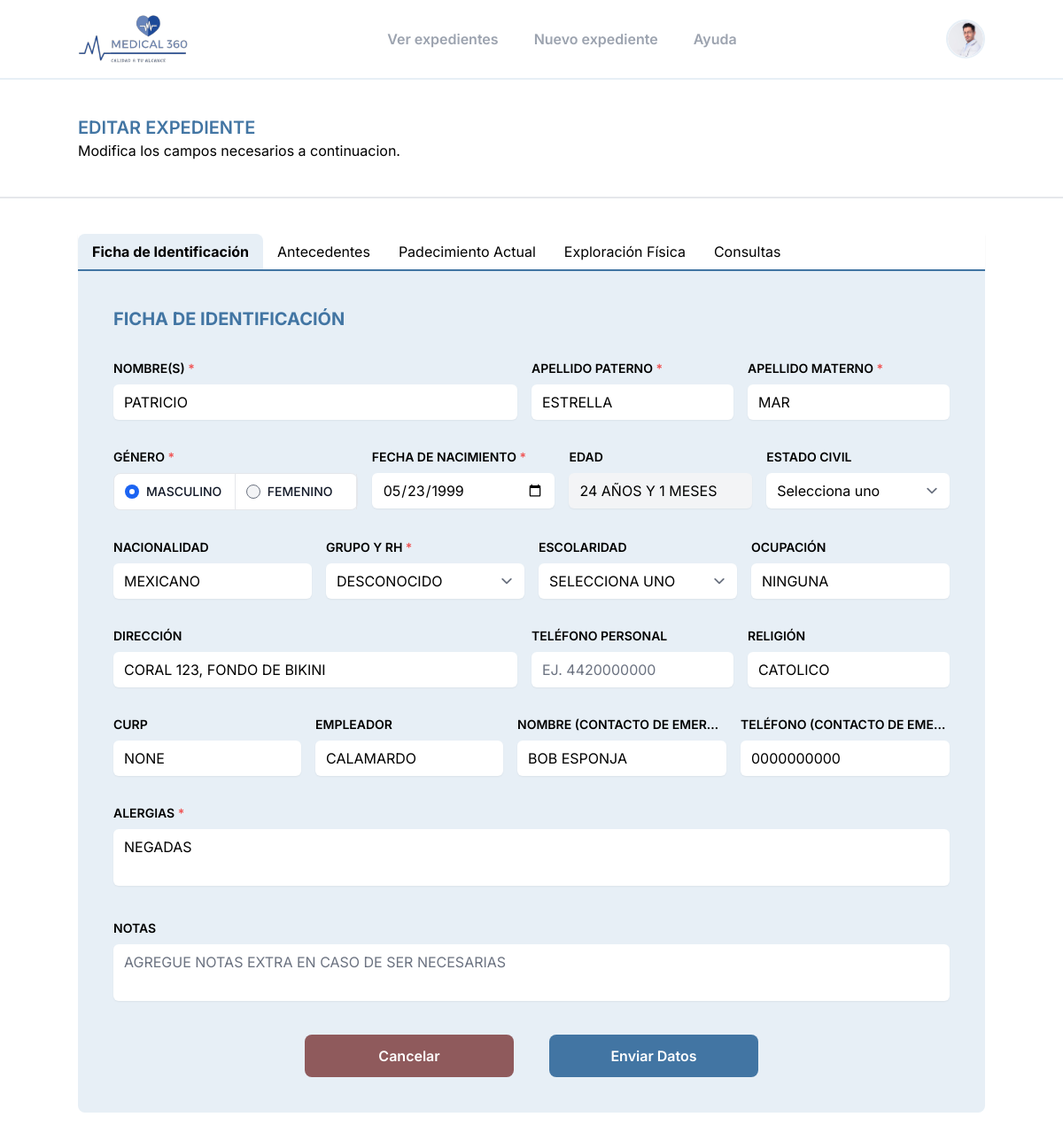
/update-file/1/ficha/ (signed in), run on an earlier commit of the app's database.
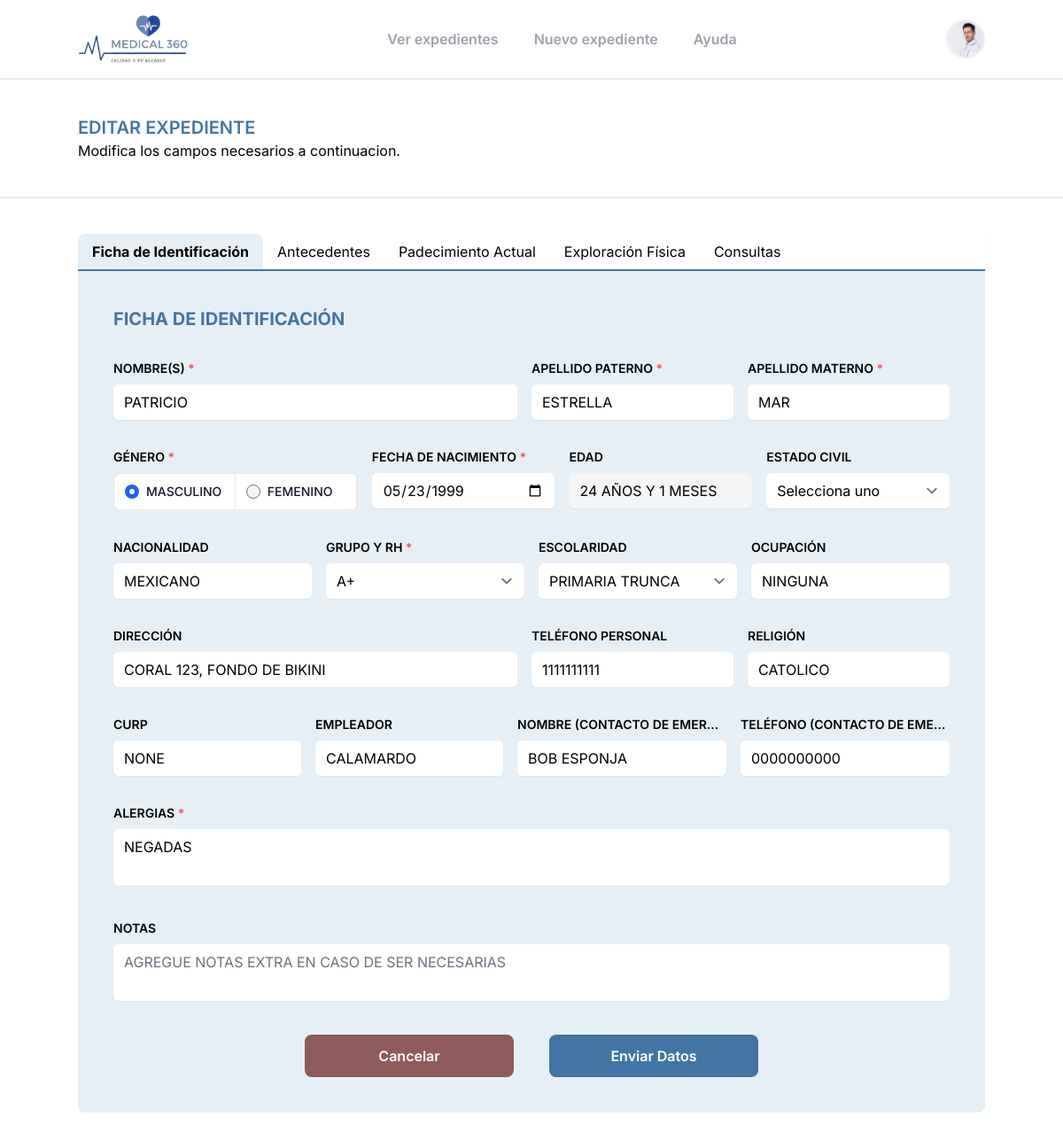
And on a later commit of the database.
### medical/models.py (models this page shows, shortened)
class Paciente(models.Model):
    GENERO_CHOICES = [
        ('M', 'Masculino'),
        ('F', 'Femenino'),
    ]
    ESTADO_CIVIL_CHOICES = [
        ('SOLTERO', 'SOLTERO'),
        ('CASADO', 'CASADO'),
        ('UNION_LIBRE', 'UNION LIBRE'),
        ('DIVORCIADO', 'DIVORCIADO'),
        ('VIUDO', 'VIUDO'),
    ]
    GRUPO_RH_CHOICES = [
        ('A+', 'A+'),
        ('B+', 'B+'),
        ('O+', 'O+'),
        ('AB+', 'AB+'),
        ('A-', 'A-'),
        ('B-', 'B-'),
        ('O-', 'O-'),
        ('AB-', 'AB-'),
        ('DESC', 'DESCONOCIDO'),
    ]
    ESCOLARIDAD_CHOICES = [
        ('NINGUNA', 'NINGUNA'),
        ('PRIMARIA', 'PRIMARIA'),
        ('PRIMARIA_T', 'PRIMARIA TRUNCA'),
        ('SECUNDARIA', 'SECUNDARIA'),
        ('SECUNDARIA_T', 'SECUNDARIA TRUNCA'),
        ('PREPARATORIA', 'PREPARATORIA'),
        ('PREPARATORIA_T', 'PREPARATORIA TRUNCA'),
        ('TECNICO', 'CARRERA TECNICA'),
        ('TECNICO_T', 'CARRERA TECNICA TRUNCA'),
        ('LICENCIATURA', 'LICENCIATURA'),
        ('LICENCIATURA_T', 'LICENCIATURA TRUNCA'),
        ('SUPERIOR', 'SUPERIOR'),
]
    nombre = models.CharField(max_length=30)
    apellido_pat = models.CharField(max_length=30)
    apellido_mat = models.CharField(max_length=30)
    fecha_nacimiento = models.DateField()
    genero = models.CharField(max_length=10, choices=GENERO_CHOICES)
    grupo_rh = models.CharField(max_length=4, choices=GRUPO_RH_CHOICES, default='DESC')
    alergias = models.CharField(max_length=30)
    estado_civil = models.CharField(max_length=15, choices=ESTADO_CIVIL_CHOICES, blank=True, null=True)
    curp = models.CharField(max_length=18, blank=True, null=True)
    nacionalidad = models.CharField(max_length=20, blank=True, null=True)
    escolaridad = models.CharField(max_length=30, choices=ESCOLARIDAD_CHOICES, blank=True, null=True)
    religion = models.CharField(max_length=50, blank=True, null=True)
    direccion = models.CharField(max_length=200, blank=True, null=True)
    ocupacion = models.CharField(max_length=50, blank=True, null=True)
    empleador = models.CharField(max_length=100, blank=True, null=True)
    telefono_personal = models.CharField(max_length=10, blank=True, null=True)
    nombre_contacto_emergencia = models.CharField(max_length=100, blank=True, null=True)
    telefono_contacto_emergencia = models.CharField(max_length=10, blank=True, null=True)
    fecha_alta = models.DateField()
    notas = models.TextField(blank=True, null=True)

### medical/views.py (the view, shortened to what this page needs)
# urls.py: path('update-file/<int:id_paciente>/ficha/', views.update_ficha_identificacion_view, name='update_ficha_identificacion'),
@login_required
def update_ficha_identificacion_view(request, id_paciente):
    paciente = get_object_or_404(Paciente, id=id_paciente)
    return render(request, 'expedientes/update_ficha.html', {'paciente': paciente})

### templates/expedientes/update_ficha.html (shortened to what this page needs)
{% extends "base_2.html" %} {% load static %} {% block content %}
<section class="lg:px-0 min-h-screen">
  {% include "plantillas/navbar.html" %}
  <div class="py-10 border-b-2 border-gray-200 bg-white md:px-6">
    <div class="lg:container lg:mx-auto">
      <h1 class="uppercase font-semibold text-main text-xl">
        Editar Expediente
      </h1>
      <p>Modifica los campos necesarios a continuacion.</p>
    </div>
  </div>
  <div class="py-10 bg-white md:px-6">
    {% include "plantillas/navbarFormulariosUpdate.html" %}
    <div id="form_ficha_identificacion">
      <form id="form_ficha_identificacion" class="lg:container lg:mx-auto bg-background p-10 space-y-8 rounded-b-lg" action="{% url 'medical:update_ficha_identificacion' paciente.id %}" method="post">
      {% include "expedientes/forms/ficha_identificacion.html" %}
      </form>
    </div>
  </div>
</section>
{% endblock %}

### templates/expedientes/forms/ficha_identificacion.html (shortened to what the changed rows need)
      <h1 class="text-xl font-bold text-main uppercase">Ficha de Identificación</h1>
        <div class="w-full flex gap-4">
          <div class="w-6/12">
            <label for="nombre" class="block mb-2 text-sm font-semibold uppercase">Nombre(s) <span class="text-red-500">*</span></label>
            <input value="{% if paciente %}{{ paciente.nombre }}{% elif datos_formulario %}{{datos_formulario.nombre}}{% endif %}" id="nombre" name="nombre" class="uppercase w-full border-none rounded-md bg-white shadow-sm" type="text" placeholder="Nombre(s)">
          </div>
          <div class="w-3/12">
            <label for="apellido_pat" class="block mb-2 text-sm font-semibold uppercase">Apellido Paterno <span class="text-red-500">*</span></label>
            <input value="{% if paciente %}{{ paciente.apellido_pat }}{% elif datos_formulario %}{{ datos_formulario.apellido_pat }}{% endif %}" id="apellido_pat" name="apellido_pat" class="uppercase w-full border-none rounded-md bg-white shadow-sm" type="text" placeholder="Apellido paterno">
          </div>
          <div class="w-3/12">
            <label for="apellido_mat" class="block mb-2 text-sm font-semibold uppercase">Apellido Materno <span class="text-red-500">*</span></label>
            <input value="{% if paciente %}{{ paciente.apellido_mat }}{% elif datos_formulario %}{{ datos_formulario.apellido_mat }}{% endif %}" id="apellido_mat" name="apellido_mat" class="uppercase w-full border-none rounded-md bg-white shadow-sm" type="text" placeholder="Apellido materno">
          </div>
        </div>
        <div class="w-full flex gap-4">
          <div class="w-4/12 md:w-4/12">
            <ul id="genero" class="items-center w-full text-sm font-medium text-gray-900 bg-white border border-gray-200 rounded-lg sm:flex">
              <li class="w-full border-b border-gray-200 sm:border-b-0 sm:border-r">
                  <div class="flex items-center pl-3">
                    <input id="genero" type="radio" value="M" name="genero" class="w-4 h-4 bg-gray-100 border-gray-30" {% if paciente and paciente.genero == "M" %}checked{% elif datos_formulario and datos_formulario.genero == "M" %}checked{% endif %}>
                    <label for="horizontal-list-radio-license" class="uppercase w-full py-2.5 ml-2 font-medium text-gray-900 dark:text-gray-300">Masculino</label>
                  </div>
              </li>
              <li class="w-full border-b border-gray-200 sm:border-b-0 sm:border-r">
                  <div class="flex items-center pl-3">
                    <input id="genero" type="radio" value="F" name="genero" class="w-4 h-4 bg-gray-100 border-gray-30" >
                    <label for="horizontal-list-radio-license" class="uppercase w-full py-2.5 ml-2 font-medium text-gray-900 dark:text-gray-300">Femenino</label>
                  </div>
              </li>
            </ul>
          </div>
          <div class="w-3/12">
            <label for="fecha_nacimiento" class="block mb-2 text-sm font-semibold uppercase">Fecha de nacimiento <span class="text-red-500">*</span></label>
            <input value="{% if paciente %}{{ paciente.fecha_nacimiento | date:'Y-m-d' }}{% elif datos_formulario %}{{ datos_formulario.fecha_nacimiento | date:'Y-m-d' }}{% endif %}" id="fecha_nacimiento" type="date" name="fecha_nacimiento" class="uppercase w-full border-none rounded-md bg-white shadow-sm" onload="calcularEdad()" onchange="calcularEdad()">
          </div>
        </div>
        <div class="w-full flex gap-4">
          <div class="w-3/12">
            <label for="nacionalidad" class="block mb-2 text-sm font-semibold uppercase">Nacionalidad</label>
            <input id="nacionalidad" name="nacionalidad" class="uppercase w-full border-none rounded-md bg-white shadow-sm" type="text" placeholder="Ej. Mexicano" value="{% if paciente %}{{ paciente.nacionalidad }}{% elif datos_formulario %}{{ datos_formulario.nacionalidad }}{% endif %}">
          </div>
          <div class="w-3/12">
            <label for="group_rh" class="block mb-2 text-sm font-semibold uppercase">Grupo y RH <span class="text-red-500">*</span></label>
            <select id="group_rh" name="grupo_rh" class="w-full border-none rounded-md bg-white shadow-sm">
              <option value="DESC" {% if paciente and paciente.grupo_rh == 'DESC' %}selected{% elif datos_formulario and datos_formulario.grupo_rh == 'DESC' %}selected{% endif %}>DESCONOCIDO</option>
              <option value="A+" {% if paciente and paciente.grupo_rh == 'A+' %}selected{% elif datos_formulario and datos_formulario.grupo_rh == 'A+' %}selected{% endif %}>A+</option>
              </select>
          </div>
        <div class="w-3/12">
          <label for="scholarship" class="block mb-2 text-sm font-semibold uppercase">Escolaridad</label>
          <select id="scholarship" name="escolaridad" class="uppercase w-full border-none rounded-md bg-white shadow-sm">
            <option value="">SELECCIONA UNO</option>
            <option value="PRIMARIA_T" {% if paciente and paciente.escolaridad == 'PRIMARIA_T' %}selected{% elif datos_formulario and datos_formulario.escolaridad == 'PRIMARIA_T' %}selected{% endif %}>PRIMARIA TRUNCA</option>
          </select>
        </div>
        <div class="w-3/12">
          <label for="ocupacion" class="block mb-2 text-sm font-semibold uppercase">Ocupación</label>
          <input id="ocupacion" name="ocupacion" class="uppercase w-full border-none rounded-md bg-white shadow-sm" type="text" placeholder="Ej. Contador" value="{% if paciente %}{{ paciente.ocupacion }}{% elif datos_formulario %}{{ datos_formulario.ocupacion }}{% endif %}">
        </div>
        </div>
        <div class="w-full flex gap-4">
          <div class="w-6/12">
            <label for="direccion" class="block mb-2 text-sm font-semibold uppercase">Dirección</label>
            <input id="direccion" name="direccion" class="uppercase w-full border-none rounded-md bg-white shadow-sm" type="text" placeholder="Escribe la dirección del cliente" value="{% if paciente %}{{ paciente.direccion }}{% elif datos_formulario %}{{ datos_formulario.direccion }}{% endif %}">
          </div>
          <div class="w-3/12">
            <label for="telefono_personal" class="block mb-2 text-sm font-semibold uppercase">Teléfono Personal</label>
            <input id="telefono_personal" name="telefono_personal" class="uppercase w-full border-none rounded-md bg-white shadow-sm" type="number" placeholder="Ej. 4420000000" value="{% if paciente %}{{ paciente.telefono_personal }}{% elif datos_formulario %}{{ datos_formulario.telefono_personal }}{% endif %}">
          </div>
          <div class="w-3/12">
            <label for="religion" class="block mb-2 text-sm font-semibold uppercase">Religión</label>
            <input id="religion" name="religion" class="uppercase w-full border-none rounded-md bg-white shadow-sm" type="text" placeholder="Ej. Católico" value="{% if paciente %}{{ paciente.religion }}{% elif datos_formulario %}{{ datos_formulario.religion }}{% endif %}">
          </div>
        </div>
        <div class="w-full flex gap-4">
          <div class="w-3/12">
            <label for="curp" class="block mb-2 text-sm font-semibold uppercase">Curp</label>
            <input id="curp" name="curp" class="uppercase w-full border-none rounded-md bg-white shadow-sm" type="text" placeholder="Escriba el CURP del paciente" value="{% if paciente %}{{ paciente.curp }}{% elif datos_formulario %}{{ datos_formulario.curp }}{% endif %}">
          </div>
          <div class="w-3/12">
            <label for="empleador" class="block mb-2 text-sm font-semibold uppercase">Empleador</label>
            <input id="empleador" name="empleador" class="uppercase w-full border-none rounded-md bg-white shadow-sm" type="text" placeholder="Escriba el empleador del paciente" value="{% if paciente %}{{ paciente.empleador }}{% elif datos_formulario %}{{ datos_formulario.empleador }}{% endif %}">
          </div>
          <div class="w-3/12">
            <label for="nombre_contacto_emergencia" class="block mb-2 text-sm font-semibold uppercase truncate">Nombre (Contacto de emergencia)</label>
            <input id="nombre_contacto_emergencia" name="nombre_contacto_emergencia" class="uppercase w-full border-none rounded-md bg-white shadow-sm" type="text" placeholder="Escriba el nombre del contacto" value="{% if paciente %}{{ paciente.nombre_contacto_emergencia }}{% elif datos_formulario %}{{ datos_formulario.nombre_contacto_emergencia }}{% endif %}">
          </div>
          <div class="w-3/12">
            <label for="telefono_contacto_emergencia" class="block mb-2 text-sm font-semibold uppercase truncate">Teléfono (Contacto de emergencia)</label>
            <input id="telefono_contacto_emergencia" name="telefono_contacto_emergencia" class="uppercase w-full border-none rounded-md bg-white shadow-sm" type="number" placeholder="Escriba el teléfono del contacto" value="{% if paciente %}{{ paciente.telefono_contacto_emergencia }}{% elif datos_formulario %}{{ datos_formulario.telefono_contacto_emergencia }}{% endif %}">
          </div>
        </div>
        <div class="w-full">
          <label for="alergias" class="block mb-2 text-sm font-semibold uppercase">Alergias <span class="text-red-500">*</span></label>
          <textarea id="alergias" name="alergias" class="uppercase resize-none w-full border-none rounded-md bg-white shadow-sm" placeholder="Escriba las alergias correspondientes">{% if paciente %}{{ paciente.alergias }}{% elif datos_formulario %}{{ datos_formulario.alergias }}{% endif %}</textarea>
        </div>

What changed in the data, as far as the page shows it:
changed Paciente: nombre "Patricio" → "PATRICIO"; apellido_pat "Estrella" → "ESTRELLA"; apellido_mat "Mar" → "MAR"; nacionalidad "mexicano" → "MEXICANO"; grupo_rh (not shown) → "A+"; escolaridad (not shown) → "PRIMARIA TRUNCA"; ocupacion "Ninguna" → "NINGUNA"; direccion "Coral 123, Fondo de Bikini" → "CORAL 123, FONDO DE BIKINI"; telefono_personal (not shown) → "1111111111"; religion "Catolico" → "CATOLICO"; curp "None" → "NONE"; empleador "Calamardo" → "CALAMARDO"; nombre_contacto_emergencia "Bob Esponja" → "BOB ESPONJA"; alergias "negadas" → "NEGADAS"
Also different on the page:
form field grupo_rh: "DESCONOCIDO" → (not shown)
form field escolaridad: "SELECCIONA UNO" → (not shown)
